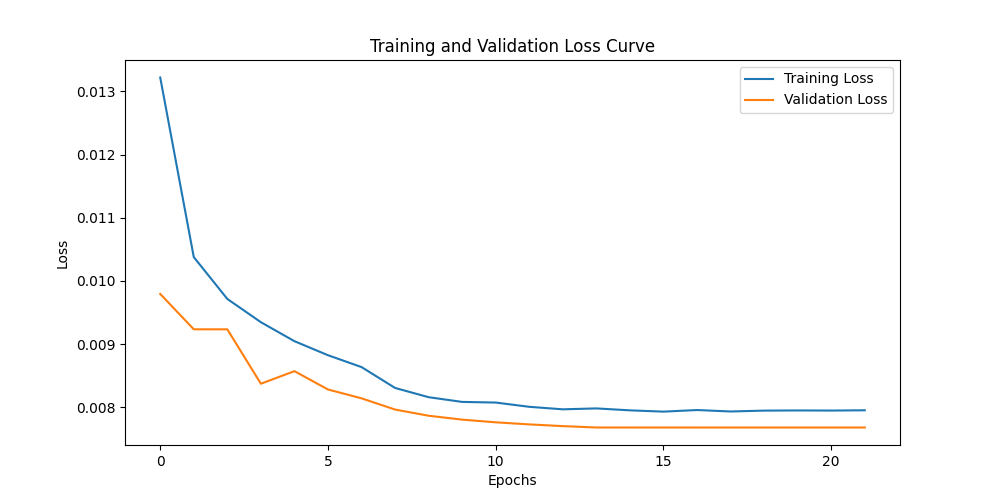

Write Python code to recreate this figure.
from torch.utils.data import DataLoader, Dataset
from torch.cuda.amp import GradScaler, autocast
from sklearn.model_selection import train_test_split
from torchvision import transforms
from PIL import Image
import matplotlib.pyplot as plt
import pandas as pd
import numpy as np
import copy
import torch.nn as nn
import torch
import timm
import os
import tqdm

# Función para agregar ruido gaussiano
def add_gaussian_noise(image, mean=0, std=0.1):
    image = np.array(image) / 255.0
    noise = np.random.normal(mean, std, image.shape)
    noisy_image = image + noise
    noisy_image = np.clip(noisy_image, 0, 1)
    return Image.fromarray((noisy_image * 255).astype(np.uint8))

# Función para agregar ruido de Poisson
def add_poisson_noise(image):
    image = np.array(image) / 255.0
    noisy_image = np.random.poisson(image * 255.0) / 255.0
    noisy_image = np.clip(noisy_image, 0, 1)
    return Image.fromarray((noisy_image * 255).astype(np.uint8))

# Función para agregar ambos ruidos: Gaussiano + Poisson
def add_combined_noise(image):
    image = np.array(image) / 255.0
    gaussian_noise = np.random.normal(0, 0.1, image.shape)
    poisson_noise = np.random.poisson(image * 255.0) / 255.0
    combined_image = image + gaussian_noise + poisson_noise
    combined_image = np.clip(combined_image, 0, 1)
    return Image.fromarray((combined_image * 255).astype(np.uint8))

# Función para no aplicar transformaciones
def no_transform(image):
    return image

# Función para aplicar una transformación de ruido aleatoria o ninguna
def apply_random_noise(image):
    noise_functions = [add_gaussian_noise, add_poisson_noise, add_combined_noise, no_transform]
    noise_function = np.random.choice(noise_functions)
    return noise_function(image)

# Dataset personalizado
class GalaxyDataset(Dataset):
    def __init__(self, dataframe, img_dir, transform=None):
        self.dataframe = dataframe
        self.img_dir = img_dir
        self.transform = transform

    def __len__(self):
        return len(self.dataframe)

    def __getitem__(self, idx):
        img_name = str(int(self.dataframe.iloc[idx]["GalaxyID"])) + ".jpg"
        img_path = os.path.join(self.img_dir, img_name)
        if not os.path.exists(img_path):
            print(f"File not found: {img_path}")
        image = Image.open(img_path).convert('RGB')
        if self.transform:
            image = self.transform(image)
        labels = self.dataframe.iloc[idx][1:].values.astype(np.float32)
        return image, torch.tensor(labels)

# Cargar los archivos CSV
df_train = pd.read_csv('training_solutions_rev1.csv')

# Dividir los datos de entrenamiento en entrenamiento y validación
train_df, val_df = train_test_split(df_train, test_size=0.2, random_state=42)

# Especificar el directorio correcto de imágenes
train_img_dir = 'images_training_rev1'

# Transformaciones de aumento de datos y normalización
transform_train = transforms.Compose([
    transforms.Resize((224, 224)),  # Tamaño de entrada para DeiT-tiny
    transforms.RandomHorizontalFlip(),
    transforms.RandomVerticalFlip(),
    transforms.RandomRotation(degrees=45),
    transforms.Lambda(apply_random_noise),
    transforms.ToTensor(),
    transforms.Normalize(mean=[0.485, 0.456, 0.406], std=[0.229, 0.224, 0.225])
])

transform_val_test = transforms.Compose([
    transforms.Resize((224, 224)),  # Tamaño de entrada para DeiT-tiny
    transforms.ToTensor(),
    transforms.Normalize(mean=[0.485, 0.456, 0.406], std=[0.229, 0.224, 0.225])
])

# Crear DataLoader para entrenamiento y validación
train_dataset = GalaxyDataset(dataframe=train_df, img_dir=train_img_dir, transform=transform_train)
val_dataset = GalaxyDataset(dataframe=val_df, img_dir=train_img_dir, transform=transform_val_test)

# Función para entrenar el modelo
def train_model(model, train_loader, val_loader, criterion, optimizer, num_epochs=25, scheduler=None, patience = 5):
    best_model_wts = copy.deepcopy(model.state_dict())
    best_loss = float('inf')
    device = torch.device("cuda" if torch.cuda.is_available() else "cpu")
    scaler = GradScaler()
    all_labels = []
    all_preds = []
    train_losses = []
    val_losses = []
    epochs_no_improve = 0

    for epoch in range(num_epochs):
        print(f'Epoch {epoch}/{num_epochs - 1}')
        print('-' * 10)

        epoch_train_loss = 0.0
        epoch_val_loss = 0.0

        for phase in ['train', 'val']:
            if phase == 'train':
                model.train()
                dataloader = train_loader
            else:
                model.eval()
                dataloader = val_loader

            running_loss = 0.0

            for inputs, labels in tqdm(dataloader, desc=f"{phase} Epoch {epoch}/{num_epochs - 1}", leave=False):
                inputs, labels = inputs.to(device), labels.to(device)

                optimizer.zero_grad()

                with torch.set_grad_enabled(phase == 'train'):
                    with autocast():
                        outputs = model(inputs)
                        loss = criterion(outputs, labels)

                    if phase == 'train':
                        scaler.scale(loss).backward()
                        scaler.step(optimizer)
                        scaler.update()

                running_loss += loss.item() * inputs.size(0)

                if phase == 'val':
                    all_labels.extend(labels.cpu().numpy())
                    all_preds.extend(outputs.detach().cpu().numpy())

            epoch_loss = running_loss / len(dataloader.dataset)
            if phase == 'train':
                epoch_train_loss = epoch_loss
                train_losses.append(epoch_loss)
            else:
                epoch_val_loss = epoch_loss
                val_losses.append(epoch_loss)

            print(f'{phase} Loss: {epoch_loss:.4f}')

            if phase == 'val':
                if epoch_loss < best_loss:
                    best_loss = epoch_loss
                    best_model_wts = copy.deepcopy(model.state_dict())
                    epochs_no_improve = 0
                else:
                    epochs_no_improve += 1

        if scheduler:
            scheduler.step()

        print()

        if epochs_no_improve >= patience:
            print(f'Early stopping triggered after {epoch + 1} epochs')
            break

    print(f'Best val Loss: {best_loss:.4f}')

    model.load_state_dict(best_model_wts)
    return model, all_labels, all_preds, train_losses, val_losses

if __name__ == '__main__':
    # Configuraciones de CuDNN
    torch.backends.cudnn.deterministic = True
    torch.backends.cudnn.benchmark = True

    # Asegúrate de que el dispositivo está siendo utilizado
    device = torch.device("cuda" if torch.cuda.is_available() else "cpu")
    print(f"Using device: {device}")

    # Monitorización de la memoria
    if device.type == 'cuda':
        print(torch.cuda.get_device_name(0))
        print('Memory Usage:')
        print('Allocated:', round(torch.cuda.memory_allocated(0) / 1024**3, 1), 'GB')
        print('Cached:   ', round(torch.cuda.memory_reserved(0) / 1024**3, 1), 'GB')

    # Parámetros seleccionados
    lr = 1e-4
    batch_size = 24
    num_epochs = 40
    patience = 5  # Número de épocas sin mejora antes de detener el entrenamiento

    train_loader = DataLoader(train_dataset, batch_size=batch_size, shuffle=True, num_workers=6)
    val_loader = DataLoader(val_dataset, batch_size=batch_size, shuffle=False, num_workers=6)
    
    # Crear el modelo DeiT-tiny
    deit_model = timm.create_model('deit_tiny_patch16_224', pretrained=True)
    num_ftrs = deit_model.head.in_features
    deit_model.head = nn.Sequential(
        nn.Linear(num_ftrs, len(df_train.columns) - 1),
        nn.Sigmoid()
    )
    deit_model = deit_model.to(device)
    
    optimizer = torch.optim.Adam(deit_model.parameters(), lr=lr)
    criterion = nn.MSELoss()
    scheduler = torch.optim.lr_scheduler.StepLR(optimizer, step_size=7, gamma=0.0004)
    
    trained_model, all_labels, all_preds, train_losses, val_losses = train_model(
        deit_model, train_loader, val_loader, criterion, optimizer, num_epochs=num_epochs, scheduler=scheduler, patience=patience
    )

    val_loss = 0.0
    deit_model.eval()
    with torch.no_grad():
        for inputs, labels in val_loader:
            inputs, labels = inputs.to(device), labels.to(device)
            outputs = trained_model(inputs)
            loss = criterion(outputs, labels)
            val_loss += loss.item() * inputs.size(0)
    
    val_loss /= len(val_loader.dataset)
    print(f'Validation Loss: {val_loss:.4f}')

    # Guardar el modelo
    torch.save(trained_model.state_dict(), 'best_deit_model.pth')
    
    # Guardar las etiquetas y predicciones para la matriz de confusión
    np.save('all_labels_deit.npy', all_labels)
    np.save('all_preds_deit.npy', all_preds)

    # Guardar las pérdidas de entrenamiento y validación
    np.save('train_losses_deit.npy', train_losses)
    np.save('val_losses_deit.npy', val_losses)

    print('Modelo y métricas guardados correctamente.') 

    # Cargar las pérdidas guardadas
    train_losses = np.load('train_losses_deit.npy')
    val_losses = np.load('val_losses_deit.npy')

    # Plotear la curva de entrenamiento
    plt.figure(figsize=(10, 5))
    plt.plot(train_losses, label='Training Loss')
    plt.plot(val_losses, label='Validation Loss')
    plt.xlabel('Epochs')
    plt.ylabel('Loss')
    plt.title('Training and Validation Loss Curve')
    plt.legend()
    plt.show()
